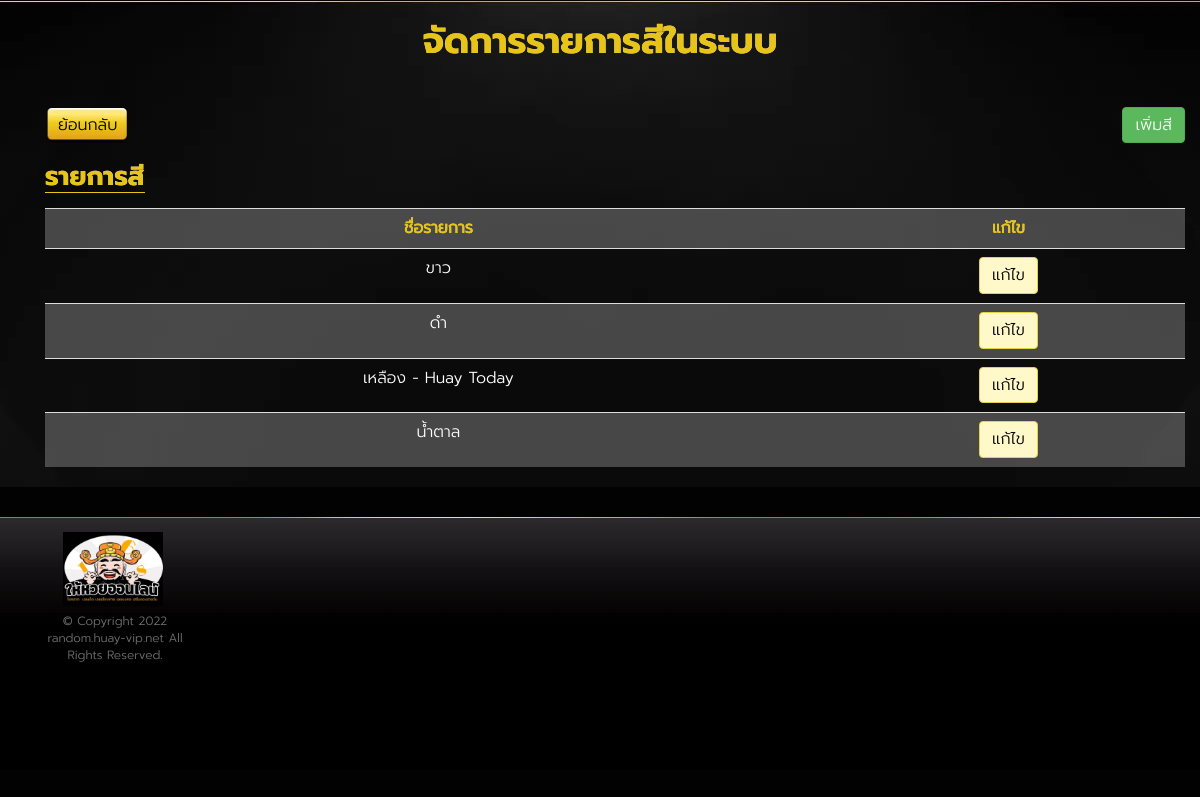
The app's page /backend/color/list (signed in), older data.
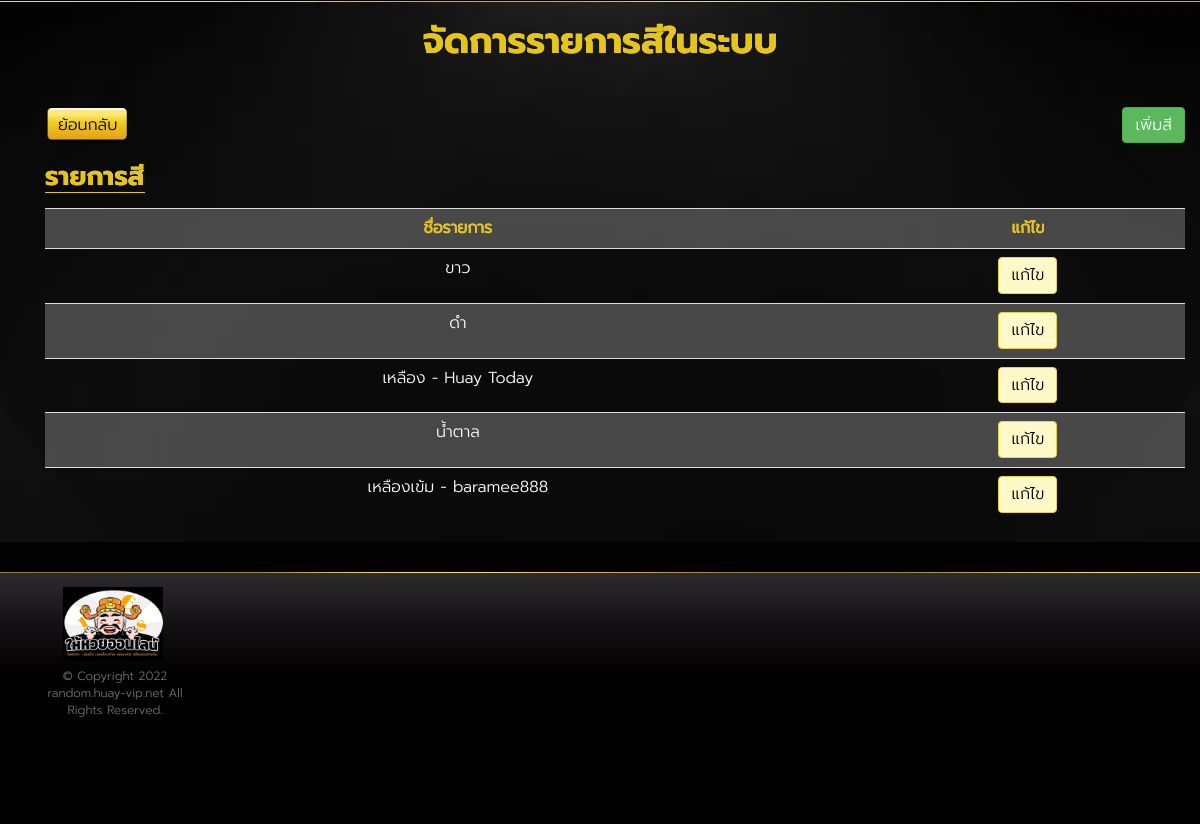
The same page, newer data.
### huayrandom/models.py (models this page shows)
class ColorListModel(models.Model):
    color_name = models.CharField(default='None', max_length=255)
    color_code = models.CharField(default='255,255,255', max_length=255)
    def __str__(self):
        return self.color_name

### huayrandom/views.py (the view)
@login_required
def ListColor(request):
    print(f"Target: {request.user.username} | ListColor")
    context = {}
    colorListObject = ColorListModel.objects.all()
    context['colorListObject'] = colorListObject
    return render(request, 'color_list/list_color.html', context)

### huayrandom/templates/color_list/list_color.html
{% extends 'component/layout.html' %}
{%block content%}
<div class="wrap">
  <section class="slot-home-body">
    <div class="container">
      <div>
        <h1 class="shine-text big-font text-center">จัดการรายการสีในระบบ</h1>
      </div>
      <section class="content">
        <div class="container">
          <div class="row">
            <div class="col-sm-6 text-left d-block">
              <a href="/backend/" class="btn btn-default">ย้อนกลับ</a>
            </div>
            <div class="col-sm-6 text-right d-block">
              <a class="btn btn-success font-color-white" href="/backend/color/add">เพิ่มสี</a>
            </div>
          </div>
          <div class="slot-intro">
            <div class="d-flex justify-content-between">
              <div>
                <h3 class="title shine-text underline">รายการสี</h3>
              </div>
            </div>
            <table class="table table-striped">
              <tr>
                <th class="text-center shine-text">ชื่อรายการ</th>
                <th class="text-center shine-text">แก้ไข</th>
              </tr>
              {%for item in colorListObject%}
              <tr>
                <td class="text-center">
                  <div class="form-group">
                    {{item}}
                  </div>
                </td>
                <td class="text-center">
                  <a href="/backend/color/edit/{{item.id}}" class="btn btn-yellow" style="color:black;">แก้ไข</a>
                </td>
              </tr>
              {%endfor%}
            </table>
          </div>
        </div>
      </section>
    </div>
    </section>
    </div>
    {%endblock content%}

### huayrandom/templates/component/layout.html (shortened to what this page needs)
<!DOCTYPE html>
<html lang="th">
<head>
  <link href="/static/assets/css/bootstrap.min.css" rel="stylesheet">
  <link href="/static/assets/css/style.css?v=220529062562" rel="stylesheet">
  <link href="/static/assets/css/style-custom.css" rel="stylesheet">
  <link href="/static/assets/css/font-awesome/css/font-awesome.min.css" rel="stylesheet">
</head>
<body>
  {%block content%} {%endblock content%}
  <footer class="footer">
    <div class="container">
      <div class="row">
        <div class="col-md-2">
          <ul class="bank-list">
            <li class="d-flex justify-content-center">
              <img src="/static/images/logo/logo.png" alt="" style="margin-bottom:7px;width:100px">
            </li>
            <li>
              <p class="text-center">© Copyright 2022
                <a href="/">
                  random.huay-vip.net</a> All Rights Reserved.
              </p>
              <br><br><br><br><br>
            </li>
          </ul>
        </div>
        <div class="col-md-6">
        </div>
      </div>
    </div>
  </footer>
</body>
</html>

### static/assets/css/style.css (style rules this page uses)
body { background: #030203; color: #fff; font-family: 'Prompt-Light'; font-size: 21px; }
h1, h2, h3 { color: #e6c41a; font-family: 'Prompt' }
h2.title, h3.title { font-size: 26px; border-bottom: 1px solid #e6c41a }
a { color: #fff; -moz-transition: ease .3s; -o-transition: ease .3s; -webkit-transition: ease .3s; transition: ease .3s }
p { font-family: Helvetica, Arial, sans-sarif; font-size: 16px; line-height: 1.4 }
.wrap { background: url("/static/images/background/bkg_livecasino.webp") top center no-repeat; padding-top: 1px }
.content { padding: 30px 0 0px }
.content a { color: #e6c41a }
.shine-text { background: linear-gradient(to right, #e6c41a 20%, #ffffff 40%, #ffffff 60%, #e6c41a 80%); background-size: 200% auto; color: #e6c41a; background-clip: text; text-fill-color: transparent; -webkit-background-clip: text; animation: shine 2s linear infinite; margin-bottom: 15px }
.slot-intro { font-size: 16px }
.footer { min-height: 136px; background: url("/static/images/component/bkg_top.webp") repeat-x; background-color: #010001; z-index: 99; border: 0 !important; margin-bottom: 0; margin-top: 30px; position: relative; z-index: 10; padding-top: 15px; color: #fff }
.footer:after { content: ''; left: 0; top: 0; background: url("/static/images/component/line_bkg_top.webp") repeat-x; height: 1px; width: 100%; position: absolute }
.footer .bank-list, .footer .contact-list, .footer .platform-list { list-style: none; padding: 0 }
.footer .bank-list li, .footer .contact-list li, .footer .platform-list li { display: inline-block; vertical-align: middle }
.footer .bank-list li+li, .footer .contact-list li+li, .footer .platform-list li+li { margin-left: 5px }
.btn { font-size: 22px }
.btn.btn-default { background: url("/static/images/component/btn_bg.webp") top center no-repeat; background-size: 100% 100%; border-color: transparent; color: #000 }

### static/assets/css/style-custom.css (style rules this page uses)
body { font-family: "Prompt-Light" !important; font-size: 10px; background-image: url("/static/images/background/bg.webp"); }
.table-striped>tbody>tr:nth-of-type(odd) { background-color: #f9f9f940; }
.btn-yellow { color:#000; background-color: #FFF9CA; border-color:#e5d246; }
p { font-family: "Prompt-Light", sans-serif !important; }
.footer, .footer a, .footer p { color: #707071 !important; font-size: 12px !important; }
.text-left { text-align: left!important; }
.text-right { text-align: right!important; }
.d-block { display:block!important; }
.font-color-white { color:#ffffff!important; }
.btn { font-size: 16px; }
.d-flex { display: flex !important; }
.justify-content-center { justify-content: center; }
.justify-content-between { justify-content: space-between; }
.row .col-lg-3, .row .col-md-4, .row .col-sm-6 { justify-content: center; display: flex; }

Row changes from the older to the newer data that the page shows:
added ColorListModel: color_name "เหลืองเข้ม - baramee888"
